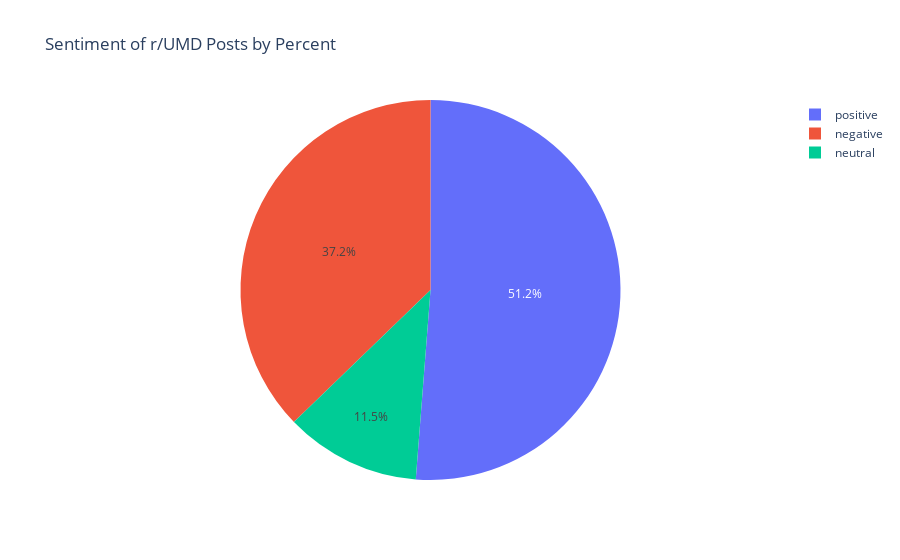

Notebook code cell kept with this figure:
### Code cell
df_temp = pd.DataFrame()
df_temp['sentiment'] = sent_count.keys()
df_temp['count'] = sent_count.values()
fig = px.pie(df_temp, values = 'count', names='sentiment', title='Sentiment of r/UMD Posts by Percent')
fig.show()

### Figure 1 — Plotly figure (JSON) as saved in the notebook; plotly's stock layout.template omitted (floating-point values rounded to 4 significant figures)
{"data": [{"domain": {"x": [0, 1], "y": [0, 1]}, "hoverlabel": {"namelength": 0}, "hovertemplate": "sentiment=%{label}<br>count=%{value}", "labels": ["positive", "negative", "neutral"], "legendgroup": "", "name": "", "showlegend": true, "type": "pie", "values": [21819, 15856, 4910]}], "layout": {"legend": {"tracegroupgap": 0}, "title": {"text": "Sentiment of r/UMD Posts by Percent"}}}
